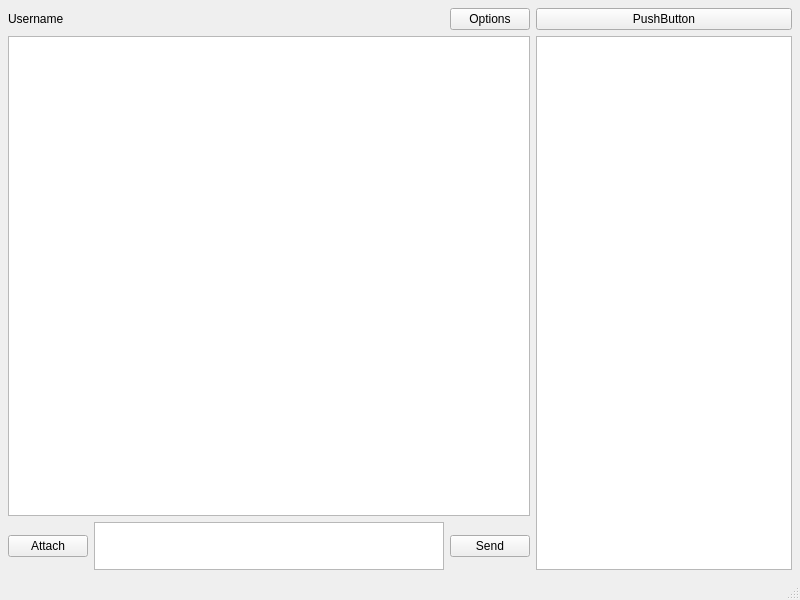
<?xml version="1.0" encoding="UTF-8"?>
<ui version="4.0">
 <class>MainWindow</class>
 <widget class="QMainWindow" name="MainWindow">
  <property name="geometry">
   <rect>
    <x>0</x>
    <y>0</y>
    <width>800</width>
    <height>600</height>
   </rect>
  </property>
  <property name="windowTitle">
   <string>NetCrawler</string>
  </property>
  <widget class="QWidget" name="centralwidget">
   <layout class="QVBoxLayout" name="verticalLayout_4">
    <property name="leftMargin">
     <number>0</number>
    </property>
    <property name="topMargin">
     <number>0</number>
    </property>
    <property name="rightMargin">
     <number>0</number>
    </property>
    <property name="bottomMargin">
     <number>0</number>
    </property>
    <item>
     <layout class="QVBoxLayout" name="verticalLayout">
      <item>
       <layout class="QHBoxLayout" name="titlebar_layout"/>
      </item>
      <item>
       <layout class="QHBoxLayout" name="horizontalLayout_2">
        <property name="leftMargin">
         <number>8</number>
        </property>
        <property name="topMargin">
         <number>8</number>
        </property>
        <property name="rightMargin">
         <number>8</number>
        </property>
        <property name="bottomMargin">
         <number>8</number>
        </property>
        <item>
         <layout class="QVBoxLayout" name="verticalLayout_3" stretch="0,0,0">
          <item>
           <layout class="QHBoxLayout" name="horizontalLayout_3">
            <item>
             <widget class="QLabel" name="label">
              <property name="text">
               <string>Username</string>
              </property>
             </widget>
            </item>
            <item>
             <spacer name="horizontalSpacer">
              <property name="orientation">
               <enum>Qt::Horizontal</enum>
              </property>
              <property name="sizeHint" stdset="0">
               <size>
                <width>40</width>
                <height>20</height>
               </size>
              </property>
             </spacer>
            </item>
            <item>
             <widget class="QPushButton" name="pushButton">
              <property name="text">
               <string>Options</string>
              </property>
             </widget>
            </item>
           </layout>
          </item>
          <item>
           <widget class="QListWidget" name="chatroom_listwidget"/>
          </item>
          <item>
           <layout class="QHBoxLayout" name="horizontalLayout_4">
            <item>
             <widget class="QPushButton" name="pushButton_3">
              <property name="sizePolicy">
               <sizepolicy hsizetype="Minimum" vsizetype="Fixed">
                <horstretch>0</horstretch>
                <verstretch>0</verstretch>
               </sizepolicy>
              </property>
              <property name="text">
               <string>Attach</string>
              </property>
             </widget>
            </item>
            <item>
             <widget class="QTextEdit" name="textEdit">
              <property name="enabled">
               <bool>true</bool>
              </property>
              <property name="sizePolicy">
               <sizepolicy hsizetype="Expanding" vsizetype="Minimum">
                <horstretch>0</horstretch>
                <verstretch>0</verstretch>
               </sizepolicy>
              </property>
              <property name="minimumSize">
               <size>
                <width>0</width>
                <height>48</height>
               </size>
              </property>
              <property name="baseSize">
               <size>
                <width>0</width>
                <height>111</height>
               </size>
              </property>
             </widget>
            </item>
            <item>
             <widget class="QPushButton" name="pushButton_2">
              <property name="text">
               <string>Send</string>
              </property>
             </widget>
            </item>
           </layout>
          </item>
         </layout>
        </item>
        <item>
         <layout class="QVBoxLayout" name="verticalLayout_2" stretch="0,0">
          <property name="sizeConstraint">
           <enum>QLayout::SetDefaultConstraint</enum>
          </property>
          <item>
           <widget class="QPushButton" name="pushButton_4">
            <property name="text">
             <string>PushButton</string>
            </property>
           </widget>
          </item>
          <item>
           <widget class="QListWidget" name="users_listwidget">
            <property name="sizePolicy">
             <sizepolicy hsizetype="Fixed" vsizetype="Expanding">
              <horstretch>0</horstretch>
              <verstretch>0</verstretch>
             </sizepolicy>
            </property>
           </widget>
          </item>
         </layout>
        </item>
       </layout>
      </item>
     </layout>
    </item>
   </layout>
  </widget>
  <widget class="QMenuBar" name="menubar">
   <property name="geometry">
    <rect>
     <x>0</x>
     <y>0</y>
     <width>800</width>
     <height>21</height>
    </rect>
   </property>
  </widget>
  <widget class="QStatusBar" name="statusbar"/>
 </widget>
 <resources/>
 <connections/>
</ui>
